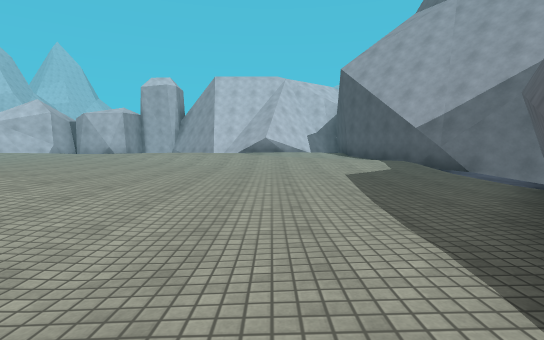
view 1 (above)

20 first-person views from a walk through a Unity game level. The camera is 1.2 m above the floor, tilts 6° down and sees 85° across. The floor is counted in squares, 2 m on a side. Each view is taken from the middle of a square. On the plan, view 1 faces up. The plan holds only what a view shows up to about 9 squares ahead; the rest is blank. The place goes on beyond the plan. The player character is not drawn. Some animated figures are left out. Surface patterns are stand-ins for the level's own textures.

view 2
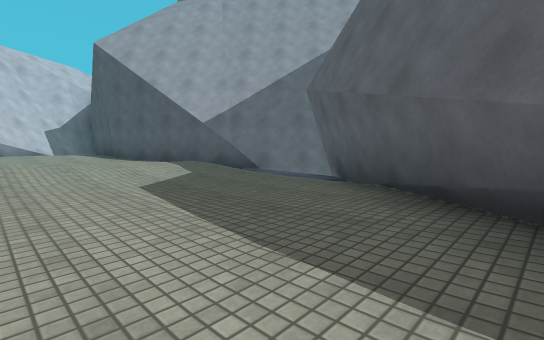

view 3
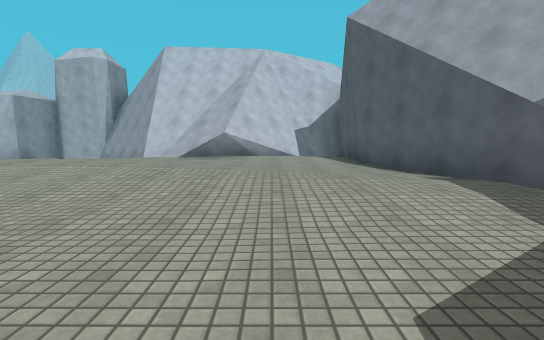

view 4
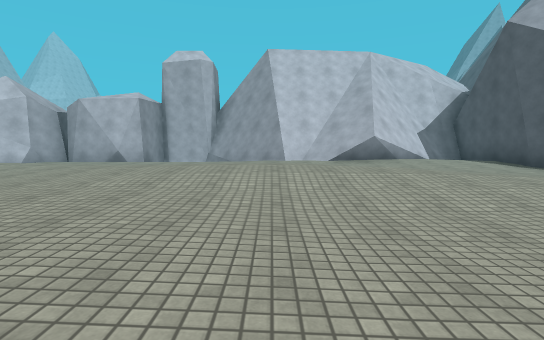

view 5
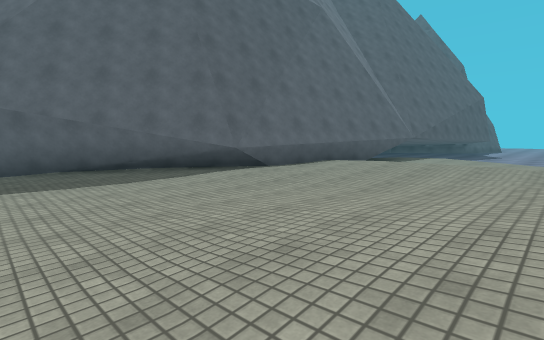

view 6
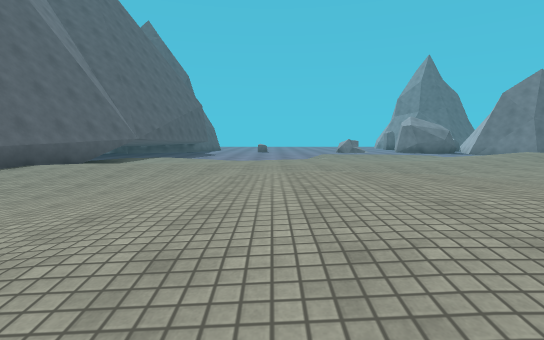

view 7
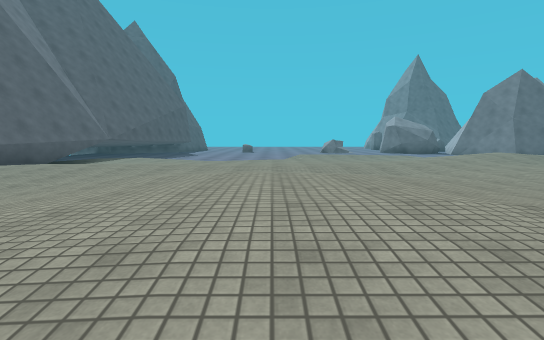

view 8
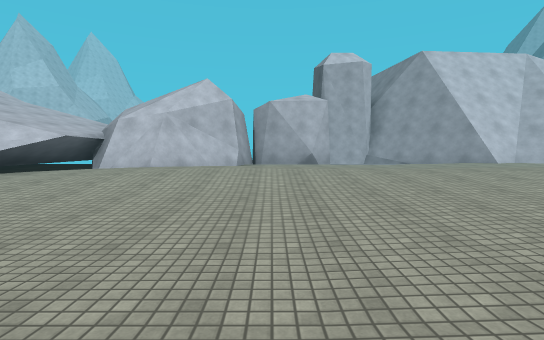

view 9
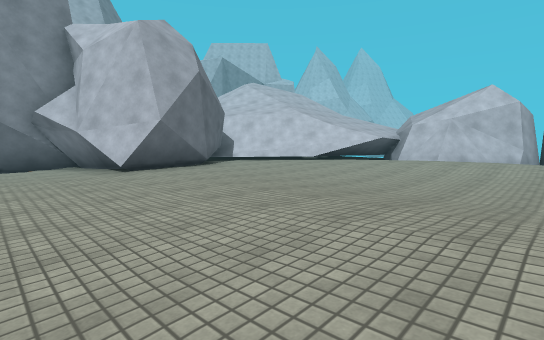

view 10
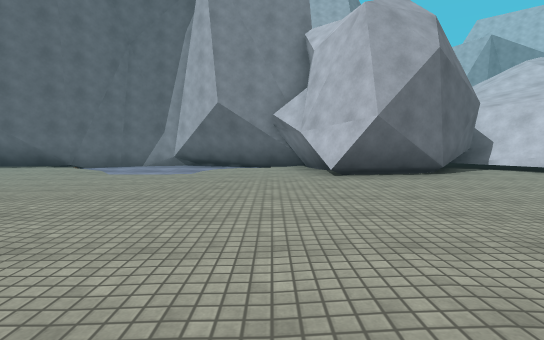

view 11
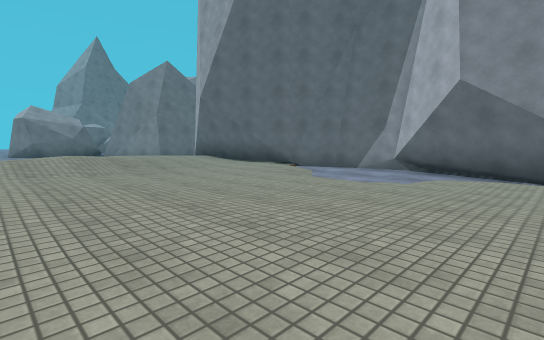

view 12
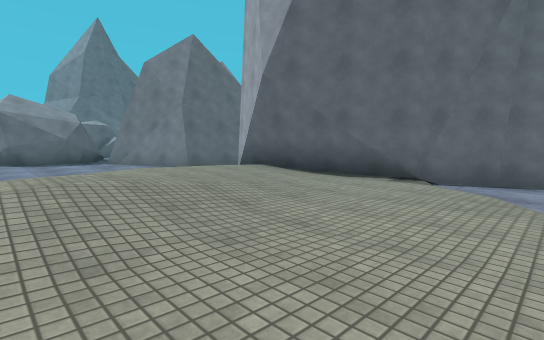

view 13
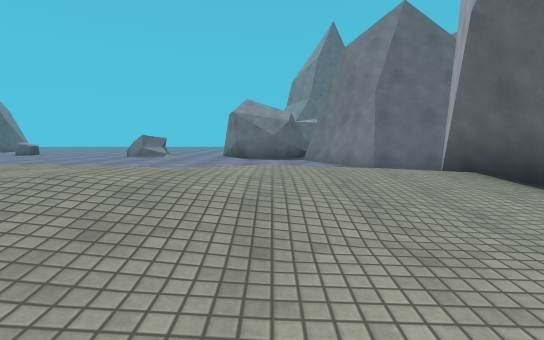

view 14
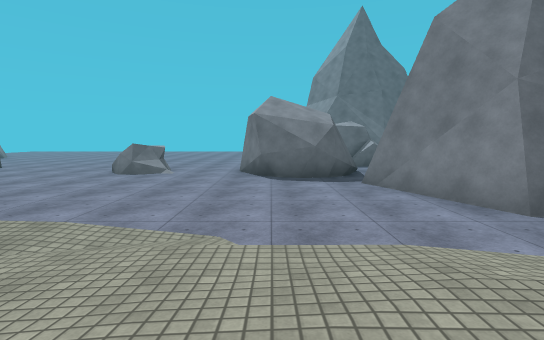

view 15
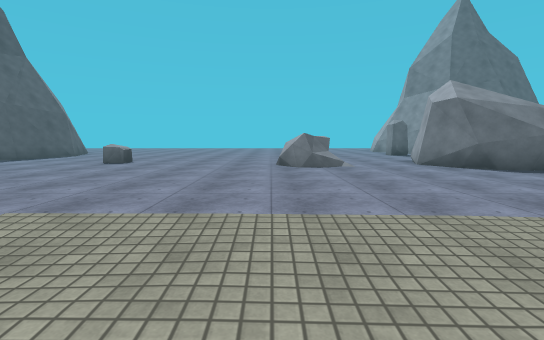

view 16
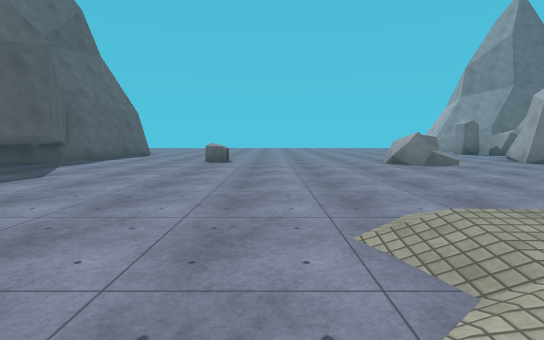

view 17
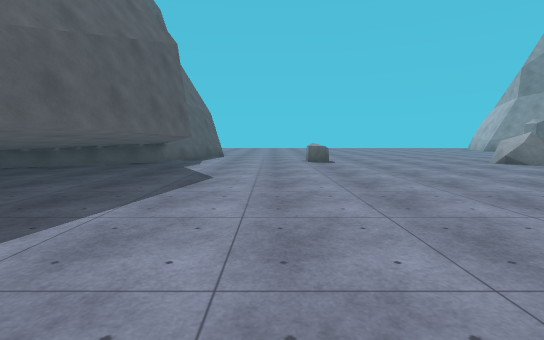

view 18
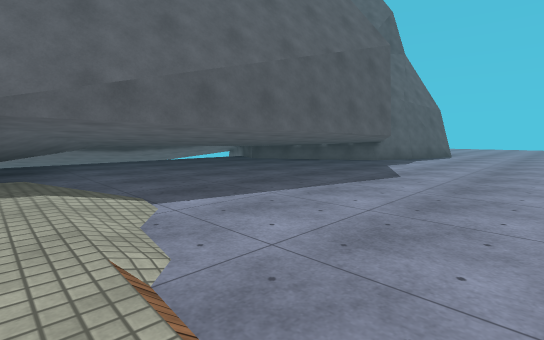

view 19
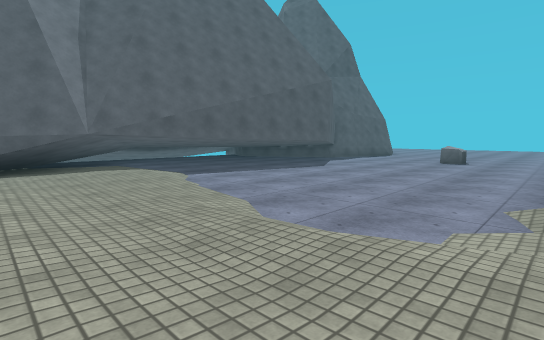

view 20
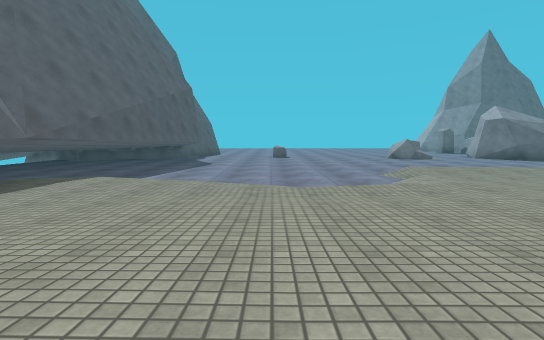

### Floor plan
Key: @ floor where view 1 was taken; # wall or solid block; . main floor; : floor 0.25 m higher than the main floor; - floor 0.25 m lower than the main floor; + floor 0.5 m higher than the main floor; _ floor 0.5 m lower than the main floor; / step, stairs or slope; = window, fence, low wall or low ledge; ^ raised ledge; R rock.
Columns run from 20 left of view 1 to 6 right of it. Each row starts with its distance up from view 1.
 14          ##/_////##=##//#
 13       ####////---./##..##
 12       ###/../ ......--.##
 11       #...:.....:://.---#
 10       ^.../...::::::/.--#
  9    #^....---....///.....##
  8    ^....----......../..._#
  7    #....-----.....------_##
  6    ##...----. ....------_##
  5     #.....//  //..------_#
  4  ####.....:/ ++////-----##
  3  #---.....::++++://----##
  2  #/--......::++://.--.##
  1 ##_---......:::::/.-..#
  0 #__/--......///:.../@##
 -1 #__/--//::.........:.#
 -2 #_/---..::.......:::.#
 -3 ##----//:::........ /#
 -4  #--///++/.........-##
 -5  ##///:/    ..-/---.##
 -6   #.:://   ---///--.###
 -7   # ////- ---/_____/#####
 -8    ____///////_______#####
 -9  ##__________________#####
-10   ##_______________#######
-11    #_______________#####
-12    ##______________#####
-13     ###____________#####
-14       #___R_________###
-15       #___ _____R___##

Positions as (right, up) in squares from view 1, and headings:
1: (0, 0), facing up
2: (0, 2), facing up-right
3: (1, 5), facing up
4: (-3, 5), facing up
5: (-4, 5), facing down-right
6: (-5, 5), facing down
7: (-6, 5), facing down
8: (-9, 5), facing up
9: (-9, 2), facing up-left
10: (-10, 3), facing left
11: (-12, 3), facing down-left
12: (-13, -1), facing down-left
13: (-15, -2), facing down
14: (-14, -5), facing down
15: (-9, -6), facing down
16: (-6, -6), facing down
17: (-3, -6), facing down
18: (-4, -6), facing down-right
19: (-7, -4), facing down-right
20: (-4, -1), facing down
